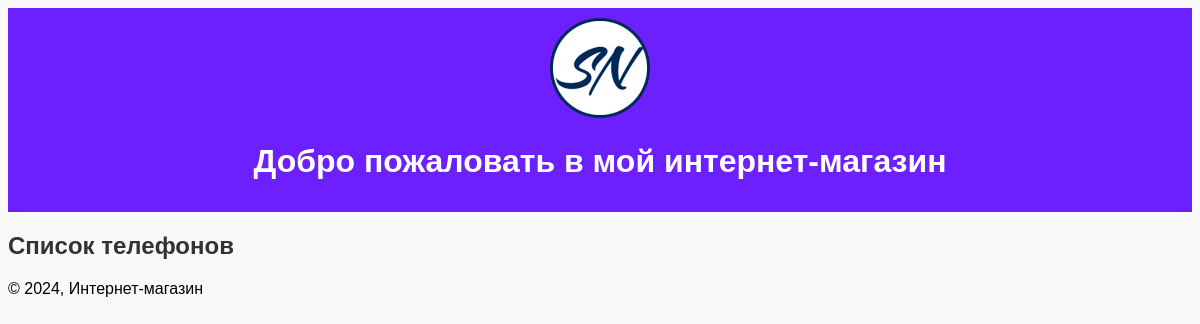
Before: /phones/ with the older database file.
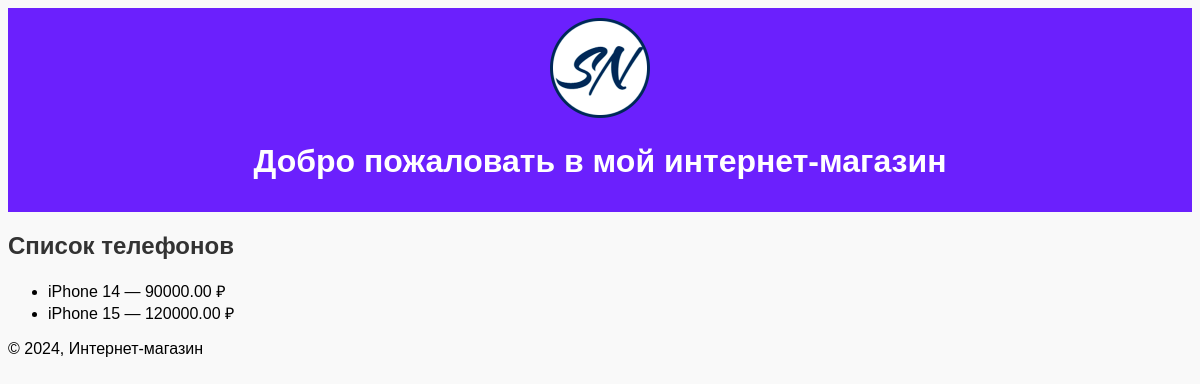
After: the same page with the newer database file.
### catalog/models.py (models this page shows, shortened)
class Product(models.Model):
    name = models.CharField(max_length=200)  # Название товара
    description = models.TextField(blank=True)  # Описание товара (опционально)
    price = models.DecimalField(max_digits=10, decimal_places=2)  # Цена товара
    category = models.ForeignKey(Category, on_delete=models.CASCADE)  # Связь с категорией
    created_at = models.DateTimeField(auto_now_add=True)  # Дата добавления товара

### catalog/views.py (the view)
# urls.py: path('phones/', views.phones_list, name='phones_list'),
def phones_list(request):
    products = Product.objects.filter(category__name="Телефоны")
    return render(request,'catalog/phones_list.html',{'products': products})

### templates/catalog/phones_list.html (shortened to what this page needs)
{% extends 'base.html' %}
{% block content %}
<h2>Список телефонов</h2>
<ul>
    {% for product in products %}
    <li>
        {{ product.name }} — {{ product.price }} ₽
    </li>
    {% endfor %}
</ul>
{% endblock %}

Changed rows visible on the page:
added Product: name "iPhone 14", price "90000.00"
added Product: name "iPhone 15", price "120000.00"
